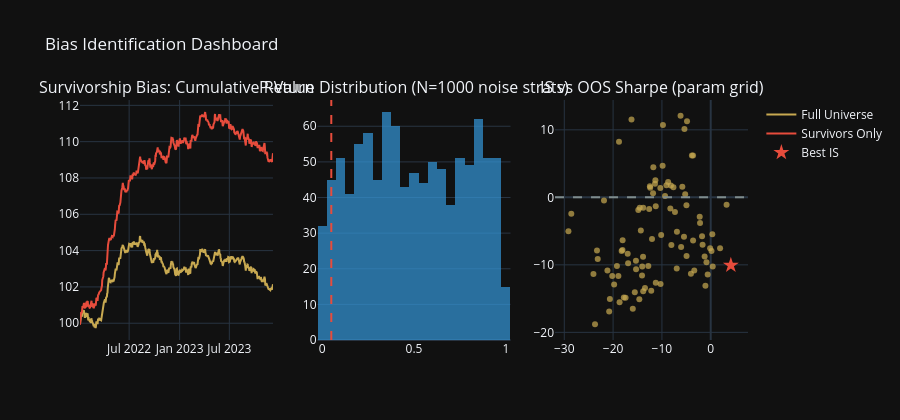

Notebook code for this chart:
### Code cell
fig = make_subplots(rows=1, cols=3,
    subplot_titles=['Survivorship Bias: Cumulative Return',
                    'P-Value Distribution (N=1000 noise strats)',
                    'IS vs OOS Sharpe (param grid)'])

# Panel 1: equity
d252 = pd.date_range('2022-01-03', periods=N_DAYS, freq='B')
for rets, name, color in [
    (full_port_ret, 'Full Universe', GOLD),
    (survivor_port_ret, 'Survivors Only', RED),
]:
    eq = (1 + rets).cumprod() * 100
    fig.add_trace(go.Scatter(x=d252, y=eq, name=name,
                             line=dict(color=color), showlegend=True), row=1, col=1)

# Panel 2: p-value histogram
fig.add_trace(go.Histogram(x=p_values, nbinsx=40, name='p-values',
                           marker_color=BLUE, opacity=0.7, showlegend=False), row=1, col=2)
fig.add_vline(x=ALPHA, line_color=RED, line_dash='dash', row=1, col=2)

# Panel 3: IS vs OOS scatter
fig.add_trace(go.Scatter(x=res_df['IS_SR'], y=res_df['OOS_SR'],
                          mode='markers', marker=dict(color=GOLD, size=6, opacity=0.7),
                          name='Param combo', showlegend=False), row=1, col=3)
fig.add_trace(go.Scatter(x=[best.IS_SR], y=[best.OOS_SR], mode='markers',
                          marker=dict(color=RED, size=12, symbol='star'),
                          name='Best IS', showlegend=True), row=1, col=3)
fig.add_hline(y=0, line_color=GRAY, line_dash='dash', row=1, col=3)

fig.update_layout(template=THEME, height=420,
    title='Bias Identification Dashboard')
fig.show()

### Figure 1 — Plotly figure (JSON) as saved in the notebook; plotly's stock layout.template omitted (floating-point values rounded to 4 significant figures; data arrays with more than 128 entries replaced by an {"elided": "..."} marker saying what was removed)
{"data": [{"line": {"color": "#C8A951"}, "name": "Full Universe", "showlegend": true, "type": "scatter", "x": {"elided": "504 str values"}, "xaxis": "x", "y": {"elided": "504 float values"}, "yaxis": "y"}, {"line": {"color": "#E74C3C"}, "name": "Survivors Only", "showlegend": true, "type": "scatter", "x": {"elided": "504 str values"}, "xaxis": "x", "y": {"elided": "504 float values"}, "yaxis": "y"}, {"marker": {"color": "#3498DB"}, "name": "p-values", "nbinsx": 40, "opacity": 0.7, "showlegend": false, "type": "histogram", "x": {"elided": "1000 float values"}, "xaxis": "x2", "yaxis": "y2"}, {"marker": {"color": "#C8A951", "opacity": 0.7, "size": 6}, "mode": "markers", "name": "Param combo", "showlegend": false, "type": "scatter", "x": [-21.87, -11.26, -11.34, -14.84, -18.25, -18.08, -17.01, -23.15, -17.8, -29.15, -28.56, -18.79, -13.83, -10.28, -13.87, -14.02, -15.56, -20.18, -18.92, -23.3, -24.03, -20.81, -18.05, -8.062, -14.32, -0.1211, -13.83, -15.32, -19.22, -21.16, -19.79, -20.66, -17.44, -12.19, 0.3269, -0.6227, -4.053, -16.93, -15.29, -18.68, -15.97, -23.7, -14.63, 4.124, -4.949, -6.062, -2.256, -1.245, -1.087, -12.78, -11.26, -13.47, -14.07, -3.613, -9.358, -2.19, 1.921, -3.37, -6.926, -12.03, -10.15, -12.61, -5.229, -11.42, -0.8706, 0.4098, -5.478, -7.643, -3.855, -9.075, -10.32, -12.4, -1.668, 0.165, -7.328, -11.82, -3.622, -6.178, -12.46, 3.252, -1.78, -5.817, -9.859, -8.163, -4.973, -9.787, -11.76, -6.965, -8.275, -14.54, -8.726, -5.385, -16.23, -4.859], "xaxis": "x3", "y": [-0.4691, -1.327, 2.519, -1.882, -7.933, -7.795, -8.345, -9.128, -14.83, -5.009, -2.428, 8.22, -1.525, -12.83, -8.799, -10.26, -14.05, -11.67, -11.65, -7.892, -11.35, -16.92, -6.349, -7.051, -4.918, -7.555, -13.92, -9.398, -10.19, -10.84, -12.9, -15.07, -14.88, -13.84, -5.472, -11.44, -11.32, -9.77, -10.64, -15.54, -16.51, -18.8, -15.1, -10.06, -8.676, -7.34, -2.889, -8.762, -13.09, -10.18, -12.66, -13.43, -11.57, -6.38, 0.1944, -3.794, -7.545, -10.86, -5.079, -6.182, -5.568, -1.73, 0.4395, 2.012, -9.616, -10.24, -5.853, 1.504, 6.206, 1.783, 1.368, 1.421, -7.036, -7.939, -2.156, 0.5877, 6.205, 12.08, 1.655, -1.101, -5.771, 1.551, 4.66, 1.759, -1.174, 10.73, 4.463, -10.54, -1.65, -1.543, 2.278, 10.12, 11.51, 11.28], "yaxis": "y3"}, {"marker": {"color": "#E74C3C", "size": 12, "symbol": "star"}, "mode": "markers", "name": "Best IS", "showlegend": true, "type": "scatter", "x": [4.124], "xaxis": "x3", "y": [-10.06], "yaxis": "y3"}], "layout": {"annotations": [{"font": {"size": 16}, "showarrow": false, "text": "Survivorship Bias: Cumulative Return", "x": 0.1444, "xanchor": "center", "xref": "paper", "y": 1, "yanchor": "bottom", "yref": "paper"}, {"font": {"size": 16}, "showarrow": false, "text": "P-Value Distribution (N=1000 noise strats)", "x": 0.5, "xanchor": "center", "xref": "paper", "y": 1, "yanchor": "bottom", "yref": "paper"}, {"font": {"size": 16}, "showarrow": false, "text": "IS vs OOS Sharpe (param grid)", "x": 0.8556, "xanchor": "center", "xref": "paper", "y": 1, "yanchor": "bottom", "yref": "paper"}], "height": 420, "shapes": [{"line": {"color": "#E74C3C", "dash": "dash"}, "type": "line", "x0": 0.05, "x1": 0.05, "xref": "x2", "y0": 0, "y1": 1, "yref": "y2 domain"}, {"line": {"color": "#7F8C8D", "dash": "dash"}, "type": "line", "x0": 0, "x1": 1, "xref": "x3 domain", "y0": 0, "y1": 0, "yref": "y3"}], "title": {"text": "Bias Identification Dashboard"}, "xaxis": {"anchor": "y", "domain": [0, 0.2889]}, "xaxis2": {"anchor": "y2", "domain": [0.3556, 0.6444]}, "xaxis3": {"anchor": "y3", "domain": [0.7111, 1]}, "yaxis": {"anchor": "x", "domain": [0, 1]}, "yaxis2": {"anchor": "x2", "domain": [0, 1]}, "yaxis3": {"anchor": "x3", "domain": [0, 1]}}}
